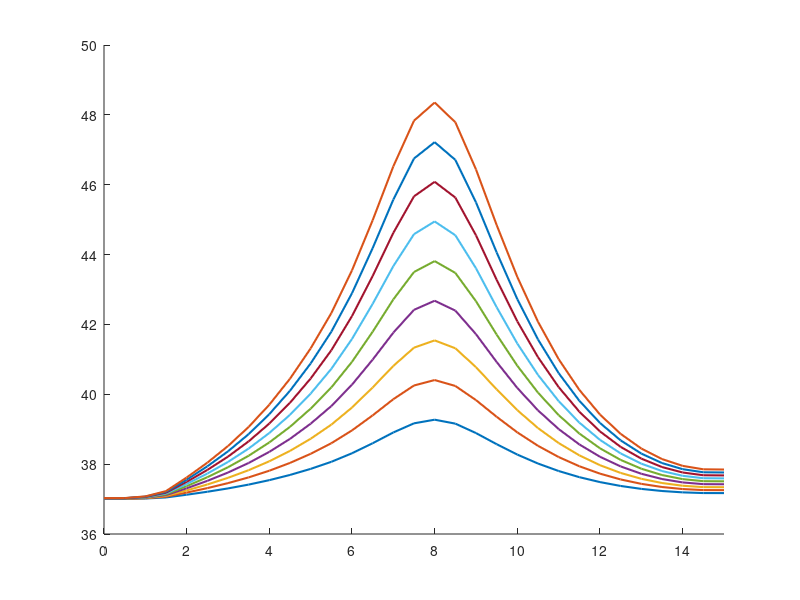

MATLAB code for this plot: (Note: this script raises an error after producing the figure.)
%––––––––––––––––––––––––––––––––––––––––––––––––––––––––––––––––––––––––––––
% 1D hyperbolic bioheat w/ Gaussian tumor source, 3 skin layers, finer mesh
% and reduced dt for stability; snapshots at 2.5, 5, 7.5, 10 s in one plot.
%––––––––––––––––––––––––––––––––––––––––––––––––––––––––––––––––––––––––––––

clear; clc;

%% 1) DISCRETIZE TIME & SPATIAL DOMAINS
% Skin Layer thickness
L_epi = 0.0015;   % Epidermis (1.5 mm)
L_derm = 0.0035;  % Dermis (3.5 mm)
L_subq = 0.01;    % Subcutaneous (10 mm)
Lx = L_epi + L_derm + L_subq; % Domain Length

x_ast  = 0.008;   % [m]   Tumor center (midpoint of 0.05 m)

dx     = 0.0005;  % [m]   Spatial step → now 21 nodes from 0 to 0.05
dt     = 0.015;    % [s]   Time step (smaller for stability)
max_time = 10;   % plot up to 10s
time_steps = round(max_time/dt) + 1; % ensures we reach exactly 10 s: (n−1)*dt = 10
time = 0:dt:max_time+dt;

x  = 0:dx:Lx;          % x = [0, 0.0025, 0.005, …, 0.05]
nx = numel(x);

% Define Layers
layer = zeros(1, nx);
layer(x <= L_epi) = 1;                                  % Epidermis
layer(x > L_epi & x <= L_epi + L_derm) = 2;             % Dermis
layer(x > L_epi + L_derm) = 3;                          % Subcutaneous

% Find index of tumor center (closest grid point to x_ast)
[~, iTumor] = min(abs(x - x_ast));

%% 2) CONSTANTS AND PARAMETERS
% ------------ Physical Parameters ------------
% Skin Layer params
rho    = [1150 1116 900];   % [kg/m^3]  Tissue density (layers)
c      = [3590 3300 2500];  % [J/(kg·°C)]  Tissue specific heat
k      = [0.2 0.45 0.3];    % [W/(m·°C)]  Thermal conductivity
k_star = [0.1 0.1 0.1];     % [W/(m·°C·s)]  Hyperbolic‐term coefficient

% Blood params
h      = 4.5;     % [W/(m^2·°C)]    Convective coefficient at boundaries
wb     = 0.0098;  % [1/s]           Blood perfusion
rho_b  = 1056;    % [kg/m^3]        Blood density
cb     = 4000;    % [J/(kg·°C)]     Blood specific heat

Qm0    = 50.65;   % [W/m^3]         Metabolic heat (uniform)
Tb     = 37;      % [°C]            Arterial blood temperature
Tl     = [37 37 37];      % [°C]    Ambient/tissue reference
T0     = 37;      % [°C]            Initial tissue temperature

% ------------ Gaussian‐source parameters ------------
% Q_r(i) = rho * S * P * exp( -a0*( x(i) - x_ast )^2 )
S      = 15;       % “per‐kg” scaling factor
% P    = 30;      % “power” factor (tune as needed)
a0     = 1e6;   % [1/m]  Gaussian width control

% ------------ Water vaporization and diffusion ------------
Da = 2.5e-5;    % m^2/s (air)
Mw = 0.018;     % kg/mol
Ra = 8.314;     % J/mol·K
Tw = 306;       % K (~33°C)
Pw = 5600;      % Pa (sat. vapor pressure at 33°C)
RH = 0.5;       % Relative humidity (fraction)
delta = 1e-4;   % m
c_air = 1005;   % J/kg·K
Df = [2e-9 2e-9 2e-9];  % m^2/s
cw = 4180;      % J/kg°C
rho_s = 1100;   % kg/m^3
rho_c = 1000;   % kg/m^3
nabla_r2 = (Lx/3)^2;

% ---------- Hyperbolic relaxation times ---------------
tau_q = 10;   % [s]
tau_T = 20;   % [s]
tau_v = 1;   % [s]


%% 3) INITIALIZE STORAGE FOR “SNAPSHOTS”
% Snapshot times (in seconds) and their corresponding loop‐indices
snapshot_times = linspace(2,max_time,5); % [2.5, 5.0, 7.5, 10.0];
snap_idx = round(snapshot_times/dt) + 1;
% e.g., 2.5/0.01 = 250 → +1 = 251 ⇒ t = (251−1)*0.01 = 2.50 s

T_p = zeros(nx,4); % For storing T(x,t=10s) for power testing
T_tumor_p = zeros(time_steps,4); % for storing tumor temp for power testing

z = 1;
powers = 10:5:50
for P = powers
    T_snapshots = zeros(nx, numel(snapshot_times));  
    % Each column j holds T(x) at t = snapshot_times(j)
    
    % Tumor temp array
    T_tumor = zeros(1, time_steps);
    
    % --------- Initialize temperature fields at t=0 -------------
    T     = ones(nx,1) * T0;  
    T_new = T;   
    dTdt   = zeros(nx,1);
    d2Tdt2 = zeros(nx,1);


    %% 4) TIME‐MARCHING LOOP
    for n = 1:time_steps
    
        % (a) Update interior nodes i=2:(nx−1)
        for i = 2:(nx-1)
            L = layer(i);
    
            % (b) Calculate Heat Source values for given spatial step
            % Metabolic Heat Source:
            Qm = Qm0 * (1 + (Tl(L) - T0)/10);         % [W/m^3] metabolic
    
            % Water diffusion:
            Qd = (Df(L) * cw * (rho_s - rho_c) / nabla_r2) * (T(i) - Tl(L));
            
            % Blood Perfusion (dermis, subq):
            if L > 1
                Qb = wb * rho_b * cb * (Tb - Tl(L));      % [W/m^3] perfusion (constant)
            else
                Qb = 0;
            end
    
            % Water vaporization (epidermis only)
            if L == 1
                Delta_m = (Da*Mw/(Ra*Tw)) * (Pw/Tw) * RH/(delta*c_air);
                Delta_Hvap = 2400e3; % J/kg
                Qv = Delta_m * Delta_Hvap / (delta * c_air);
            else 
                Qv = 0;
            end
    
            % Gaussian tumor heat source at node i:
            Qr = rho(L) * S * P * exp( -a0 * (x(i) - x_ast)^2 );  
    
            % Add up all heat sources to consolidate
            Q_tot = Qm + Qd + Qb + Qv + Qr;
    
            % 2nd‐spatial derivative (finite difference)
            d2Tdx2 = (T(i+1) - 2*T(i) + T(i-1)) / dx^2;
    
            % Hyperbolic bioheat terms:
            dTdt(i)   = (k(L)*d2Tdx2 + Q_tot) / (rho(L) * c(L));
            d2Tdt2(i) = (k_star(L)*d2Tdx2) / (rho(L) * c(L));
    
            % Update temperature at node i (eq. 7):
            T_new(i) = T(i) + dt * ( ...
               dTdt(i) + tau_q*dTdt(i) ...
             - tau_T*d2Tdt2(i) ...
             + (k(L) + k_star(L)*tau_v)*dTdt(i) );
        end
    
        % (c) Convective (Robin) BC at left boundary (i = 1):
        T_new(1) = (h*dx*Tl(1) + k(L) * T_new(2)) / (h*dx + k(L));
    
        % (d) Convective (Robin) BC at right boundary (i = nx):
        T_new(nx) = (h*dx*Tl(end) + k(L) * T_new(nx-1)) / (h*dx + k(L));
    
        % (e) Advance to next timestep
        T = T_new;
    
        % (f) If current “t” matches any snapshot index, store T(x)
        idx_this = find(snap_idx == n);
        if ~isempty(idx_this)
            T_snapshots(:, idx_this) = T;
        end
    
        % (g) Store T at tumor location
        T_tumor(n) = T_new(iTumor);
    end

    %% Store profile for given P to be compared after
    T_p(:,z) = T_snapshots(:,end);
    T_tumor_p(:,z) = T_tumor;
    z = z+1;

end % end of testing parameter loop (power)

%% Plot T(x) for Powers
figure('Position',[200,200,800,500]);
hold on;

colors = lines(numel(powers));  
for j = 1:size(T_p,2)
    plot(x*1000, T_p(:,j), 'Color', colors(j,:), 'LineWidth',1.5, ...
         'DisplayName', sprintf('P = %.1f W', powers(j)));
end

ylim([36 50])
xlim([0 Lx*10^3])
xline(0, '-',{'Epiderm'},'HandleVisibility','off','Fontsize',16)
xline((L_epi)*10^3,'-',{'Derm'},'HandleVisibility','off','Fontsize',16)
xline((L_epi+L_derm)*10^3,'-',{'Subcutaneous'},'HandleVisibility','off','Fontsize',16)
xline(x_ast*10^3,'-r',{'Tumor'},'LineWidth',5,'HandleVisibility','off','Fontsize',20)
xlabel('Distance (mm)','Fontsize',16);
ylabel('Temperature (°C)','Fontsize',16);
title(['Temperature Profile T(t=10s,x), Various Powers'],'Fontsize',20);
legend('Location','northeast','FontSize',12);
grid on;
hold off;


%% 6. PLOT: TUMOR TEMPERATURE VS TIME
figure('Position',[200,200,800,500]);
hold on;

colors = lines(numel(powers));  
for j = 1:size(T_p,2)
    plot(time, T_tumor_p(:,j), 'Color', colors(j,:), 'LineWidth',1.5, ...
         'DisplayName', sprintf('P = %.1f W', powers(j)));
end

xlim([0 10])
ylim([36 50])
xlabel('time (s)','Fontsize',16);
ylabel('Temperature (°C)','Fontsize',16);
title(['Temperature at Tumor Location vs. Time, Various Powers'],'Fontsize',20);
legend('Location','best','FontSize',12);
grid on;
hold off;
